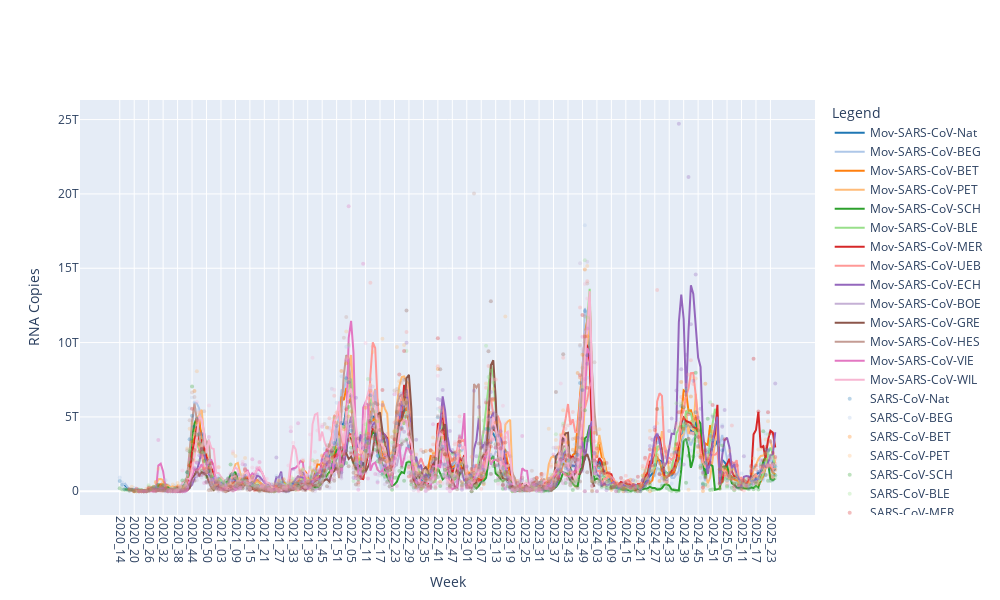

The notebook cell this image was saved under:
### Markdown cell above
## Plot SARS-CoV-2 all

### Code cell
fig = make_subplots()

# Get all columns starting with 'SARS-CoV' and 'Mov-SARS-CoV'
sars_cols = [col for col in df_sars.columns if col.startswith('SARS-CoV')]
mov_sars_cols = [col for col in df_sars.columns if col.startswith('Mov-SARS-CoV')]

# Define a color map for SARS-CoV columns
colors = plt.cm.tab20.colors  # or use any other colormap you like
color_map = {col: mcolors.to_hex(colors[i % len(colors)]) for i, col in enumerate(sars_cols)}

# Plot Mov-SARS-CoV columns as lines
for col in mov_sars_cols:
    # Get the corresponding SARS-CoV-* column name
    rsv_col = col.replace('Mov-', '')
    fig.add_trace(go.Scatter(
        x=df_sars['yyyy-w (SARS-CoV)'],
        y=df_sars[col],
        mode='lines',
        name=col,
        line=dict(color=color_map[rsv_col])
    ))

# Plot SARS-CoV columns as scatter
for col in sars_cols:
    fig.add_trace(go.Scatter(
        x=df_sars['yyyy-w (SARS-CoV)'],
        y=df_sars[col],
        mode='markers',
        name=col,
        marker=dict(size=4, color=color_map[col]),
        opacity=0.3
    ))

fig.update_layout(
    width=1000, height=600,
    xaxis_title='Week',
    yaxis_title='RNA Copies',
    legend_title='Legend'
)
# fig.update_yaxes(range=[0, 2.5e12])
fig.update_xaxes(tickangle=90)
fig.show()

### Figure 1 — Plotly figure (JSON) as saved in the notebook; plotly's stock layout.template omitted (floating-point values rounded to 4 significant figures; data arrays with more than 128 entries replaced by an {"elided": "..."} marker saying what was removed)
{"data": [{"line": {"color": "#1f77b4"}, "mode": "lines", "name": "Mov-SARS-CoV-Nat", "type": "scatter", "x": {"elided": "273 str values"}, "y": {"elided": "273 float values"}}, {"line": {"color": "#aec7e8"}, "mode": "lines", "name": "Mov-SARS-CoV-BEG", "type": "scatter", "x": {"elided": "273 str values"}, "y": {"elided": "273 float values"}}, {"line": {"color": "#ff7f0e"}, "mode": "lines", "name": "Mov-SARS-CoV-BET", "type": "scatter", "x": {"elided": "273 str values"}, "y": {"elided": "273 float values"}}, {"line": {"color": "#ffbb78"}, "mode": "lines", "name": "Mov-SARS-CoV-PET", "type": "scatter", "x": {"elided": "273 str values"}, "y": {"elided": "273 float values"}}, {"line": {"color": "#2ca02c"}, "mode": "lines", "name": "Mov-SARS-CoV-SCH", "type": "scatter", "x": {"elided": "273 str values"}, "y": {"elided": "273 float values"}}, {"line": {"color": "#98df8a"}, "mode": "lines", "name": "Mov-SARS-CoV-BLE", "type": "scatter", "x": {"elided": "273 str values"}, "y": {"elided": "273 float values"}}, {"line": {"color": "#d62728"}, "mode": "lines", "name": "Mov-SARS-CoV-MER", "type": "scatter", "x": {"elided": "273 str values"}, "y": {"elided": "273 float values"}}, {"line": {"color": "#ff9896"}, "mode": "lines", "name": "Mov-SARS-CoV-UEB", "type": "scatter", "x": {"elided": "273 str values"}, "y": {"elided": "273 float values"}}, {"line": {"color": "#9467bd"}, "mode": "lines", "name": "Mov-SARS-CoV-ECH", "type": "scatter", "x": {"elided": "273 str values"}, "y": {"elided": "273 float values"}}, {"line": {"color": "#c5b0d5"}, "mode": "lines", "name": "Mov-SARS-CoV-BOE", "type": "scatter", "x": {"elided": "273 str values"}, "y": {"elided": "273 float values"}}, {"line": {"color": "#8c564b"}, "mode": "lines", "name": "Mov-SARS-CoV-GRE", "type": "scatter", "x": {"elided": "273 str values"}, "y": {"elided": "273 float values"}}, {"line": {"color": "#c49c94"}, "mode": "lines", "name": "Mov-SARS-CoV-HES", "type": "scatter", "x": {"elided": "273 str values"}, "y": {"elided": "273 float values"}}, {"line": {"color": "#e377c2"}, "mode": "lines", "name": "Mov-SARS-CoV-VIE", "type": "scatter", "x": {"elided": "273 str values"}, "y": {"elided": "273 float values"}}, {"line": {"color": "#f7b6d2"}, "mode": "lines", "name": "Mov-SARS-CoV-WIL", "type": "scatter", "x": {"elided": "273 str values"}, "y": {"elided": "273 float values"}}, {"marker": {"color": "#1f77b4", "size": 4}, "mode": "markers", "name": "SARS-CoV-Nat", "opacity": 0.3, "type": "scatter", "x": {"elided": "273 str values"}, "y": {"elided": "273 float values"}}, {"marker": {"color": "#aec7e8", "size": 4}, "mode": "markers", "name": "SARS-CoV-BEG", "opacity": 0.3, "type": "scatter", "x": {"elided": "273 str values"}, "y": {"elided": "273 float values"}}, {"marker": {"color": "#ff7f0e", "size": 4}, "mode": "markers", "name": "SARS-CoV-BET", "opacity": 0.3, "type": "scatter", "x": {"elided": "273 str values"}, "y": {"elided": "273 float values"}}, {"marker": {"color": "#ffbb78", "size": 4}, "mode": "markers", "name": "SARS-CoV-PET", "opacity": 0.3, "type": "scatter", "x": {"elided": "273 str values"}, "y": {"elided": "273 float values"}}, {"marker": {"color": "#2ca02c", "size": 4}, "mode": "markers", "name": "SARS-CoV-SCH", "opacity": 0.3, "type": "scatter", "x": {"elided": "273 str values"}, "y": {"elided": "273 float values"}}, {"marker": {"color": "#98df8a", "size": 4}, "mode": "markers", "name": "SARS-CoV-BLE", "opacity": 0.3, "type": "scatter", "x": {"elided": "273 str values"}, "y": {"elided": "273 float values"}}, {"marker": {"color": "#d62728", "size": 4}, "mode": "markers", "name": "SARS-CoV-MER", "opacity": 0.3, "type": "scatter", "x": {"elided": "273 str values"}, "y": {"elided": "273 float values"}}, {"marker": {"color": "#ff9896", "size": 4}, "mode": "markers", "name": "SARS-CoV-UEB", "opacity": 0.3, "type": "scatter", "x": {"elided": "273 str values"}, "y": {"elided": "273 float values"}}, {"marker": {"color": "#9467bd", "size": 4}, "mode": "markers", "name": "SARS-CoV-ECH", "opacity": 0.3, "type": "scatter", "x": {"elided": "273 str values"}, "y": {"elided": "273 float values"}}, {"marker": {"color": "#c5b0d5", "size": 4}, "mode": "markers", "name": "SARS-CoV-BOE", "opacity": 0.3, "type": "scatter", "x": {"elided": "273 str values"}, "y": {"elided": "273 float values"}}, {"marker": {"color": "#8c564b", "size": 4}, "mode": "markers", "name": "SARS-CoV-GRE", "opacity": 0.3, "type": "scatter", "x": {"elided": "273 str values"}, "y": {"elided": "273 float values"}}, {"marker": {"color": "#c49c94", "size": 4}, "mode": "markers", "name": "SARS-CoV-HES", "opacity": 0.3, "type": "scatter", "x": {"elided": "273 str values"}, "y": {"elided": "273 float values"}}, {"marker": {"color": "#e377c2", "size": 4}, "mode": "markers", "name": "SARS-CoV-VIE", "opacity": 0.3, "type": "scatter", "x": {"elided": "273 str values"}, "y": {"elided": "273 float values"}}, {"marker": {"color": "#f7b6d2", "size": 4}, "mode": "markers", "name": "SARS-CoV-WIL", "opacity": 0.3, "type": "scatter", "x": {"elided": "273 str values"}, "y": {"elided": "273 float values"}}], "layout": {"height": 600, "legend": {"title": {"text": "Legend"}}, "width": 1000, "xaxis": {"anchor": "y", "domain": [0, 1], "tickangle": 90, "title": {"text": "Week"}}, "yaxis": {"anchor": "x", "domain": [0, 1], "title": {"text": "RNA Copies"}}}}
